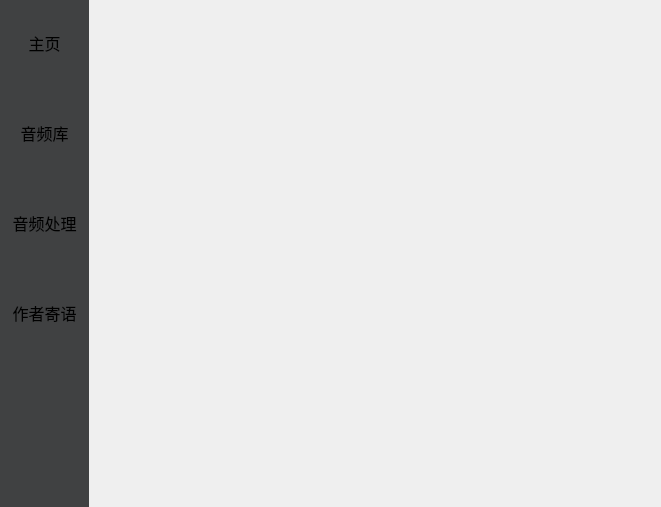
<?xml version="1.0" encoding="UTF-8"?>
<ui version="4.0">
 <class>Menu</class>
 <widget class="QMainWindow" name="Menu">
  <property name="geometry">
   <rect>
    <x>0</x>
    <y>0</y>
    <width>661</width>
    <height>507</height>
   </rect>
  </property>
  <property name="minimumSize">
   <size>
    <width>661</width>
    <height>507</height>
   </size>
  </property>
  <property name="maximumSize">
   <size>
    <width>661</width>
    <height>507</height>
   </size>
  </property>
  <property name="windowTitle">
   <string>Menu</string>
  </property>
  <property name="styleSheet">
   <string notr="true"/>
  </property>
  <widget class="QWidget" name="centralwidget">
   <layout class="QGridLayout" name="gridLayout">
    <property name="leftMargin">
     <number>0</number>
    </property>
    <property name="topMargin">
     <number>0</number>
    </property>
    <property name="rightMargin">
     <number>0</number>
    </property>
    <property name="bottomMargin">
     <number>0</number>
    </property>
    <property name="spacing">
     <number>0</number>
    </property>
    <item row="0" column="0">
     <widget class="QWidget" name="sidebar" native="true">
      <property name="styleSheet">
       <string notr="true">background-color:rgb(64, 65, 66)</string>
      </property>
      <layout class="QGridLayout" name="gridLayout_2">
       <property name="leftMargin">
        <number>0</number>
       </property>
       <property name="topMargin">
        <number>0</number>
       </property>
       <property name="rightMargin">
        <number>0</number>
       </property>
       <property name="bottomMargin">
        <number>0</number>
       </property>
       <property name="spacing">
        <number>0</number>
       </property>
       <item row="0" column="0">
        <widget class="QToolButton" name="button1">
         <property name="sizePolicy">
          <sizepolicy hsizetype="Minimum" vsizetype="Minimum">
           <horstretch>0</horstretch>
           <verstretch>0</verstretch>
          </sizepolicy>
         </property>
         <property name="minimumSize">
          <size>
           <width>86</width>
           <height>90</height>
          </size>
         </property>
         <property name="font">
          <font>
           <pointsize>12</pointsize>
          </font>
         </property>
         <property name="styleSheet">
          <string notr="true">QToolButton{   
	border-top: 3px outset transparent;           /* 上边框宽度3像素、突出显示、颜色为透明 */
	border-bottom: 7px outset transparent;
	border-right: 3px outset transparent;
	border-left: 3px outset transparent;
    min-width: 80px;                            /* 控件最小宽度 */
    min-height: 80px;
	background-color: rgb(64,65,66);
}

/* 鼠标悬停 */
QToolButton:hover{
	background-color: rgb(205, 205, 205);
}

/* 点击和按下 */
QToolButton:pressed,QToolButton:checked{
	border-left: 3px outset rgb(93, 95, 97);  /* 左边框宽度3像素、突出显示、颜色为深深灰 */
	background-color: rgb(33,34,34);	
}

QPushButton:default {
    border-color: navy; /* make the default button prominent */
}</string>
         </property>
         <property name="text">
          <string>主页</string>
         </property>
         <property name="icon">
          <iconset theme="QIcon::ThemeIcon::GoHome"/>
         </property>
         <property name="iconSize">
          <size>
           <width>48</width>
           <height>48</height>
          </size>
         </property>
         <property name="checkable">
          <bool>true</bool>
         </property>
         <property name="autoExclusive">
          <bool>true</bool>
         </property>
         <property name="toolButtonStyle">
          <enum>Qt::ToolButtonStyle::ToolButtonTextUnderIcon</enum>
         </property>
        </widget>
       </item>
       <item row="1" column="0">
        <widget class="QToolButton" name="button2">
         <property name="sizePolicy">
          <sizepolicy hsizetype="Minimum" vsizetype="Minimum">
           <horstretch>0</horstretch>
           <verstretch>0</verstretch>
          </sizepolicy>
         </property>
         <property name="minimumSize">
          <size>
           <width>86</width>
           <height>90</height>
          </size>
         </property>
         <property name="font">
          <font>
           <pointsize>12</pointsize>
          </font>
         </property>
         <property name="styleSheet">
          <string notr="true">QToolButton{   
	border-top: 3px outset transparent;           /* 上边框宽度3像素、突出显示、颜色为透明 */
	border-bottom: 7px outset transparent;
	border-right: 3px outset transparent;
	border-left: 3px outset transparent;
    min-width: 80px;                            /* 控件最小宽度 */
    min-height: 80px;
	background-color: rgb(64,65,66);
}

/* 鼠标悬停 */
QToolButton:hover{
	background-color: rgb(205, 205, 205);
}

/* 点击和按下 */
QToolButton:pressed,QToolButton:checked{
	border-left: 3px outset rgb(93, 95, 97);  /* 左边框宽度3像素、突出显示、颜色为深深灰 */
	background-color: rgb(33,34,34);	
}

QPushButton:default {
    border-color: navy; /* make the default button prominent */
}</string>
         </property>
         <property name="text">
          <string>音频库</string>
         </property>
         <property name="icon">
          <iconset theme="QIcon::ThemeIcon::DocumentNew"/>
         </property>
         <property name="iconSize">
          <size>
           <width>48</width>
           <height>48</height>
          </size>
         </property>
         <property name="checkable">
          <bool>true</bool>
         </property>
         <property name="autoExclusive">
          <bool>true</bool>
         </property>
         <property name="toolButtonStyle">
          <enum>Qt::ToolButtonStyle::ToolButtonTextUnderIcon</enum>
         </property>
        </widget>
       </item>
       <item row="2" column="0">
        <widget class="QToolButton" name="button3">
         <property name="sizePolicy">
          <sizepolicy hsizetype="Minimum" vsizetype="Minimum">
           <horstretch>0</horstretch>
           <verstretch>0</verstretch>
          </sizepolicy>
         </property>
         <property name="minimumSize">
          <size>
           <width>86</width>
           <height>90</height>
          </size>
         </property>
         <property name="font">
          <font>
           <pointsize>12</pointsize>
          </font>
         </property>
         <property name="styleSheet">
          <string notr="true">QToolButton{   
	border-top: 3px outset transparent;           /* 上边框宽度3像素、突出显示、颜色为透明 */
	border-bottom: 7px outset transparent;
	border-right: 3px outset transparent;
	border-left: 3px outset transparent;
    min-width: 80px;                            /* 控件最小宽度 */
    min-height: 80px;
	background-color: rgb(64,65,66);
}

/* 鼠标悬停 */
QToolButton:hover{
	background-color: rgb(205, 205, 205);
}

/* 点击和按下 */
QToolButton:pressed,QToolButton:checked{
	border-left: 3px outset rgb(93, 95, 97);  /* 左边框宽度3像素、突出显示、颜色为深深灰 */
	background-color: rgb(33,34,34);	
}

QPushButton:default {
    border-color: navy; /* make the default button prominent */
}</string>
         </property>
         <property name="text">
          <string>音频处理</string>
         </property>
         <property name="icon">
          <iconset theme="QIcon::ThemeIcon::EditCut"/>
         </property>
         <property name="iconSize">
          <size>
           <width>48</width>
           <height>48</height>
          </size>
         </property>
         <property name="checkable">
          <bool>true</bool>
         </property>
         <property name="autoExclusive">
          <bool>true</bool>
         </property>
         <property name="toolButtonStyle">
          <enum>Qt::ToolButtonStyle::ToolButtonTextUnderIcon</enum>
         </property>
        </widget>
       </item>
       <item row="3" column="0">
        <widget class="QToolButton" name="button4">
         <property name="sizePolicy">
          <sizepolicy hsizetype="Minimum" vsizetype="Minimum">
           <horstretch>0</horstretch>
           <verstretch>0</verstretch>
          </sizepolicy>
         </property>
         <property name="minimumSize">
          <size>
           <width>86</width>
           <height>90</height>
          </size>
         </property>
         <property name="font">
          <font>
           <pointsize>12</pointsize>
          </font>
         </property>
         <property name="styleSheet">
          <string notr="true">QToolButton{   
	border-top: 3px outset transparent;           /* 上边框宽度3像素、突出显示、颜色为透明 */
	border-bottom: 7px outset transparent;
	border-right: 3px outset transparent;
	border-left: 3px outset transparent;
    min-width: 80px;                            /* 控件最小宽度 */
    min-height: 80px;
	background-color: rgb(64,65,66);
}

/* 鼠标悬停 */
QToolButton:hover{
	background-color: rgb(205, 205, 205);
}

/* 点击和按下 */
QToolButton:pressed,QToolButton:checked{
	border-left: 3px outset rgb(93, 95, 97);  /* 左边框宽度3像素、突出显示、颜色为深深灰 */
	background-color: rgb(33,34,34);	
}

QPushButton:default {
    border-color: navy; /* make the default button prominent */
}</string>
         </property>
         <property name="text">
          <string>作者寄语</string>
         </property>
         <property name="icon">
          <iconset theme="QIcon::ThemeIcon::DialogInformation"/>
         </property>
         <property name="iconSize">
          <size>
           <width>48</width>
           <height>48</height>
          </size>
         </property>
         <property name="checkable">
          <bool>true</bool>
         </property>
         <property name="autoExclusive">
          <bool>true</bool>
         </property>
         <property name="toolButtonStyle">
          <enum>Qt::ToolButtonStyle::ToolButtonTextUnderIcon</enum>
         </property>
        </widget>
       </item>
       <item row="4" column="0">
        <spacer name="verticalSpacer">
         <property name="orientation">
          <enum>Qt::Orientation::Vertical</enum>
         </property>
         <property name="sizeHint" stdset="0">
          <size>
           <width>20</width>
           <height>208</height>
          </size>
         </property>
        </spacer>
       </item>
      </layout>
     </widget>
    </item>
    <item row="0" column="1">
     <widget class="QStackedWidget" name="stackedWidget">
      <property name="minimumSize">
       <size>
        <width>572</width>
        <height>507</height>
       </size>
      </property>
      <property name="maximumSize">
       <size>
        <width>572</width>
        <height>507</height>
       </size>
      </property>
     </widget>
    </item>
   </layout>
  </widget>
 </widget>
 <resources/>
 <connections/>
</ui>
